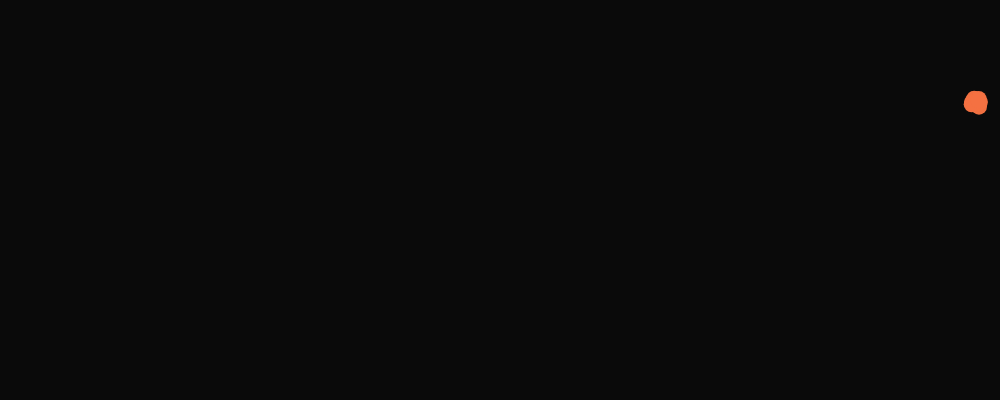
Frame 1 (no input)
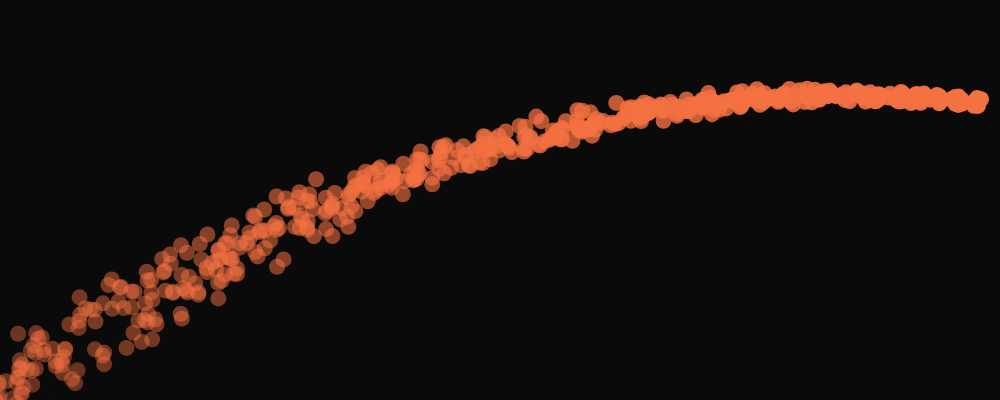
Frame 60 (no input)
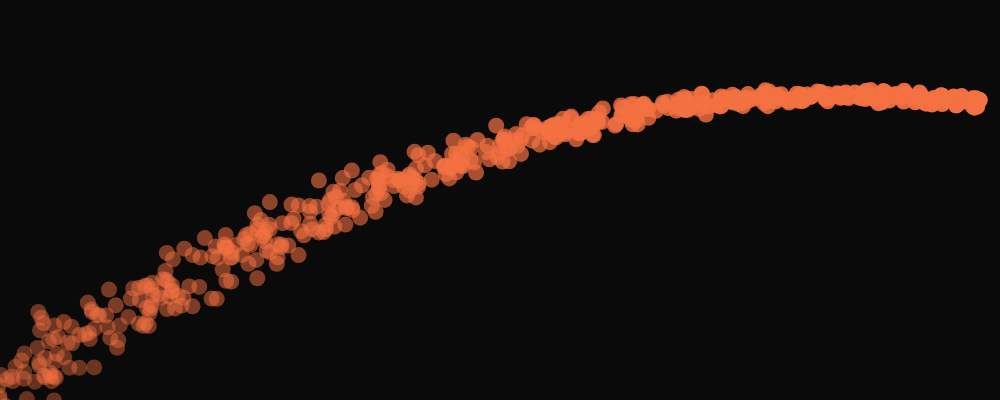
Frame 120 (the mouse pressed at the canvas centre since frame 60)

The p5.js sketch that drew these frames (run headless with seeded random() and noise() and a simulated clock; from frame 60 on, the mouse is pressed at the canvas centre):

// p5.js sketch
// ── sketch.js
let particles = [];
function setup() {
  createCanvas(1000, 400);
}

function draw() {
    background(10);
    for (let i = 0; i < 10; i++) {
    let p = new fire();
    particles.push(p);
    }
    for (i = particles.length - 1; i > 0; i--){
      particles[i].update();
      particles[i].show();
      if (particles[i].done()) {
          particles.splice(i, 1);
      }
  }
}
class fire {
    constructor() {
        this.x = random(990,1000);
        this.y = random(100,110);
        this.xv = random(-18,-20);
        this.yv = random(-2,-3);
        this.g = 0.3;
        this.life = 255;
    }
    
    update() {
        this.yv += this.g;
        this.y += this.yv;
        this.x += this.xv;
        this.life -= 3;
    }
    
    show() {
        noStroke();
        fill(244, 113, 66, this.life);
        ellipse(this.x, this.y, 16);
    }
    
    done() {
        if(this.life < 0) {
            return true;
        }
        else {
            return false;
        }
    }
}
